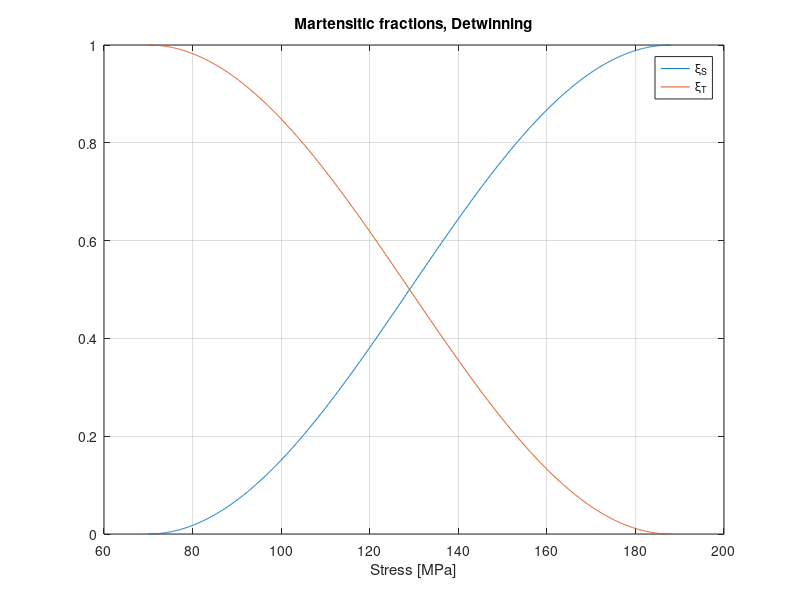
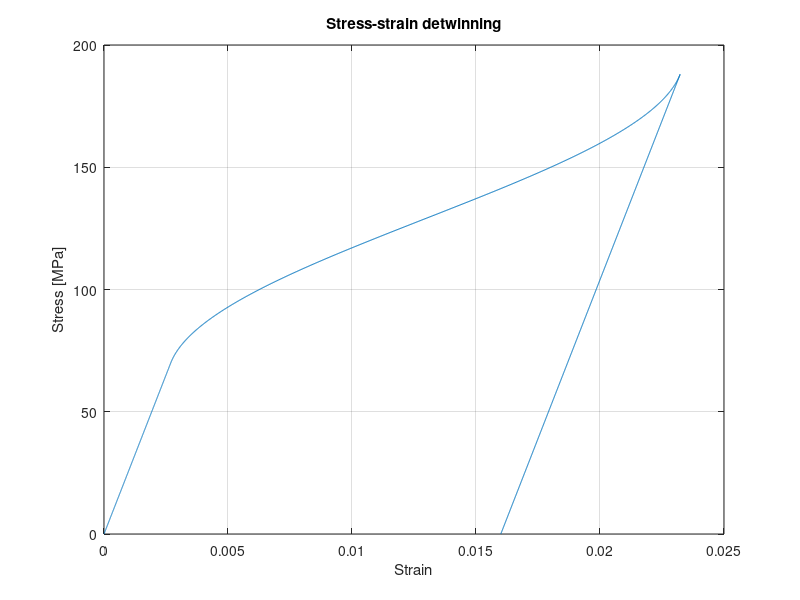
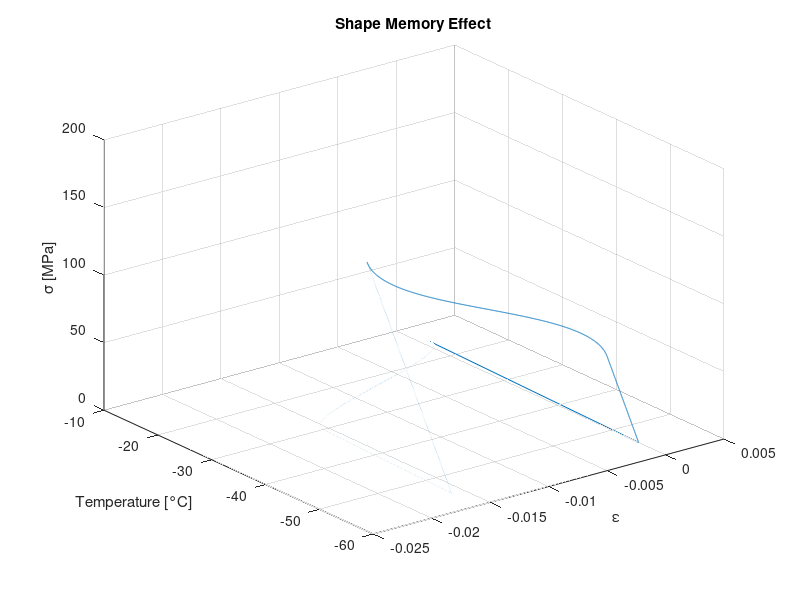
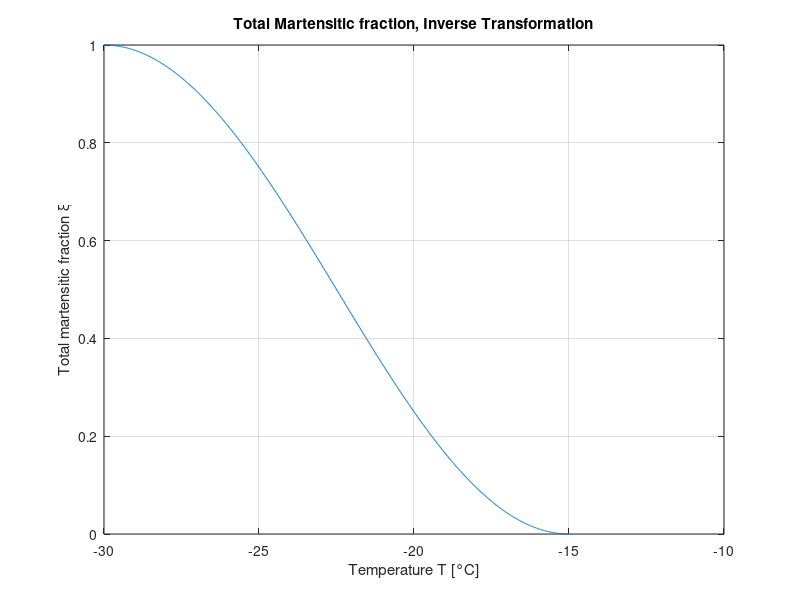

The MATLAB source for these figures, in order:
% Brinson model (1993)

clear
clc
close all

% Material properties

E_a = 34.9e3; %[MPa]
E_m = 26e3; %[MPa]
Teta = 0.55; %[MPa/°C]
Mf = -55; %[°C]
Ms = -35; %[°C]
As = -30; %[°C]
Af = -15; %[°C]
C_M = 1; %[MPa/°C]
C_A = 3; %[MPa/°C]
sigma_s_cr = 70; %[MPa]
sigma_f_cr = 188; %[MPa]
eps_L = 0.016;
a_M = pi / (Ms - Mf);
a_A = pi / (Af - As);


% Initial conditions
%1
T_0 = -55; %[°C]
sigma = linspace(0, sigma_s_cr, 1000)';
eps = sigma / E_m;
eps_s_cr = eps(end);


%2
sigma2 = linspace(sigma_s_cr, sigma_f_cr, 1000)';
csi_S = 1/2 * cos(pi / (sigma_s_cr - sigma_f_cr) * (sigma2 - sigma_f_cr)) + 1/2;
csi_T = 1 - csi_S;
eps2 = eps_L * csi_S + sigma2 / E_m;

eps_rev = eps2(end);

% Loss factor Total reorientation
DW = E_m * eps_s_cr^2 / 2 + 1/E_m * (sigma_f_cr^2 - sigma_s_cr^2) / 2 + eps_L * pi / (2 * (sigma_f_cr - sigma_s_cr)) * 2 * (sigma_f_cr - sigma_s_cr) / pi + E_m * (eps_L^2 - eps_rev^2) / 2 - E_m * eps_L * (eps_L - eps_rev);
W = E_m * eps_s_cr^2 / 2 + 1/E_m * (sigma_f_cr^2 - sigma_s_cr^2) / 2 + eps_L * pi / (2 * (sigma_f_cr - sigma_s_cr)) * 2 * (sigma_f_cr - sigma_s_cr) / pi;
eta = DW / (pi * (W - 1/2 * DW))
eta2 = DW / (2 * pi * W)


figure
plot(sigma2,csi_S,sigma2,csi_T)
legend('\xi_S','\xi_T')
xlabel('Stress [MPa]')
title('Martensitic fractions, Detwinning')
grid on

%3 
sigma3 = linspace(sigma_f_cr, 0, 1000)';
eps3 = eps_L + sigma3 / E_m;

sigma = [sigma; sigma2; sigma3];
eps = [eps; eps2; eps3];

figure
plot(eps,sigma)
grid on
xlabel('Strain')
ylabel('Stress [MPa]')
title('Stress-strain detwinning')

%% STRESS RECOVERY 4 AND 5


% T = linspace(T_0, (E_m * (eps(end) - eps_L * csi_S(end)) + C_A * As - Teta * T_0) / (C_A - Teta) , 1000)';
% sigma4 = E_m * (eps(end) - eps_L * csi_S(end)) + Teta * (T - T_0);
% T = [ones(3000,1) * T_0; T];
% sigma = [sigma ; sigma4];
% 
% E = E_m;
% csi = 1;
% 
% 
% 
% delta_T = 0.05;
% 
% while sigma(end) > C_A * (T(end) - Af) && sigma(end) < 2000
%     T(end+1,1) = T(end) + delta_T;
%     s = sigma(end);
% 
%     
%     xi = @(s) 1 / 2 * (cos(a_A * (T(end) - As - s / C_A)) + 1);
%     d_xi = @(s) a_A / (2 * C_A) * sin(a_A * (T(end) - As - s / C_A));
%     y = @(s) s - xi(s)^2 * eps_L * (E_a - E_m) - xi(s) * (eps(end) * E_m - E_a * (eps_L + eps(end))) - E_a * eps(end) - Teta * (T(end) - T_0);
%     dy = @(s) 1 - d_xi(s) * (2 * eps_L * xi(s) * (E_a - E_m) + E_m * eps(end) - E_a * (eps_L + eps(end)));
%     
% 
%     err_norm = 1;
%     while err_norm >= 1e-6
%         ss = s - y(s) / dy(s);
%         err_norm = norm(s - ss) / norm(s);
%         s = ss;
%     end
%     
% sigma(end+1,1) = s;
% csi(end+1,1) = xi(sigma(end));
% end
% 
% R1 = C_M * (T - Ms) + sigma_f_cr;
% R1 = [R1 > sigma_f_cr] .* R1;
% R2 = C_M * (T - Ms) + sigma_s_cr;
% R2 = [R2 > sigma_s_cr] .* R2;
% R3 = C_A * (T - As);
% R3 = [R3 > 0] .* R3;
% R4 = C_A * (T - Af);
% R4 = [R4 > 0] .* R4;
% TT = -65:0.1:Ms;
% figure
% % plot(T,sigma,'k','LineWidth',1.5)
% % hold on
% plot(T,R1,'r--', T,R2,'r--', T,R3,'r--', T,R4,'r--', TT, ones(length(TT), 1) * sigma_s_cr, 'r--', TT, ones(length(TT), 1) * sigma_f_cr, 'r--')
% xlabel('T [°C]')
% ylabel('Stress [MPa]')
% title('Thermomechanical loading path into phase diagram')
% grid on
% hold off
% 
% ii = length(T) - length(csi) + 1;
% figure
% plot(T(ii:end,1),csi);
% title('Martensitic fraction evolution M --> A')
% xlabel('Temperature [°C]')
% ylabel('\xi')
% grid on

%% STRAIN RECOVERY 


T4 = linspace(T_0, As, 1000)';
eps4 = eps_L - Teta / E_m * (T4 - T_0);



T5 = linspace(As, Af, 1000)';
csi5 = 1/2 * (cos(a_A * (T5 - As)) + 1);
E5 = E_a + csi5 * (E_m - E_a);
eps5 = eps_L * csi5 - Teta / E5 * (T5 - T_0);

T = [ones(3000,1) * T_0 ; T4 ; T5; T_0];
eps = [eps; eps4; eps5; 0];
sigma = [sigma; zeros(2001,1)];


figure
plot3(-eps, T, sigma)
xlabel('\epsilon')
zlabel('\sigma [MPa]')
ylabel('Temperature [°C]')
grid on
title('Shape Memory Effect')

figure
plot(T5,csi5)
title('Total Martensitic fraction, Inverse Transformation')
xlabel('Temperature T [°C]')
ylabel('Total martensitic fraction \xi')
grid on
